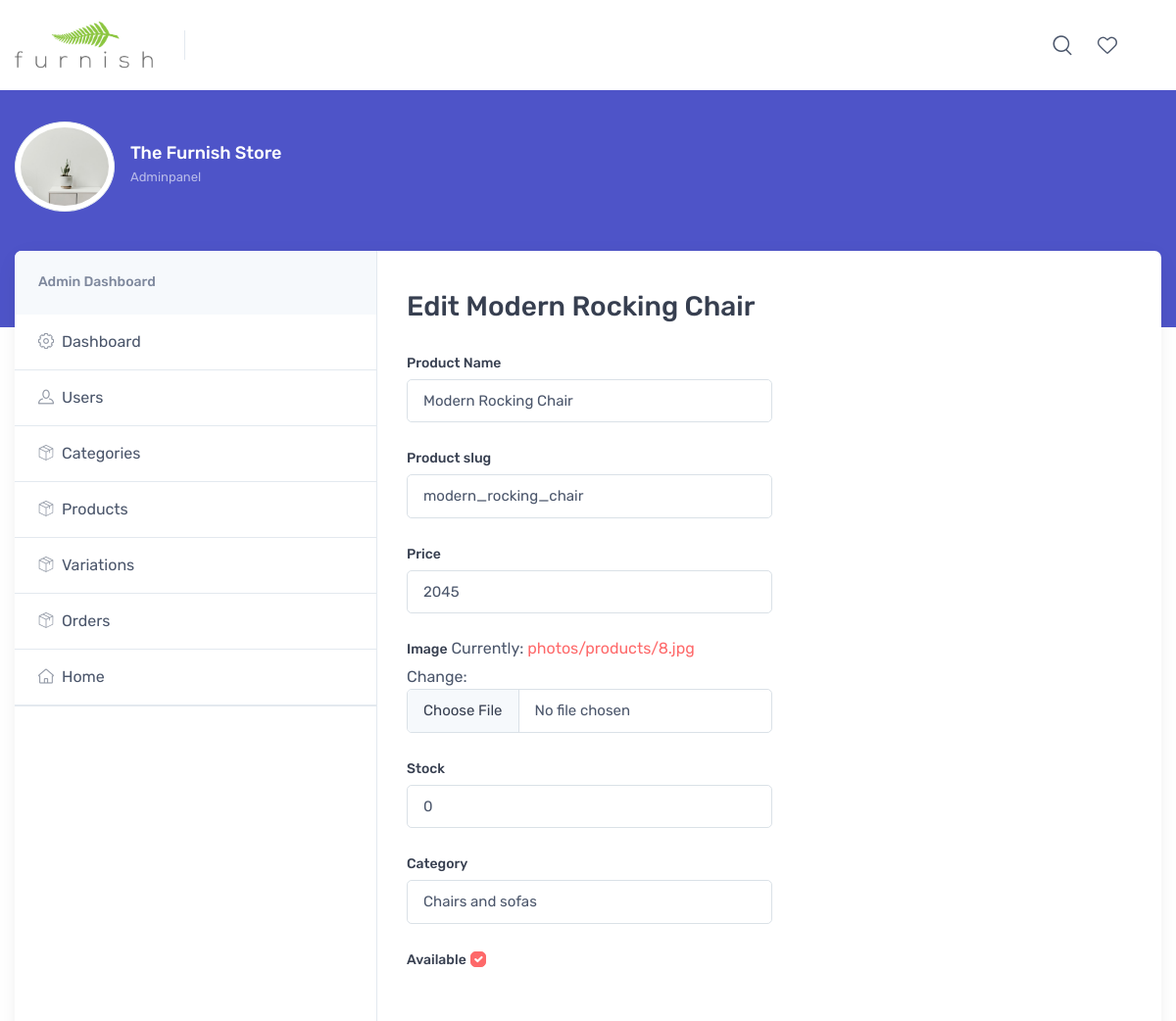
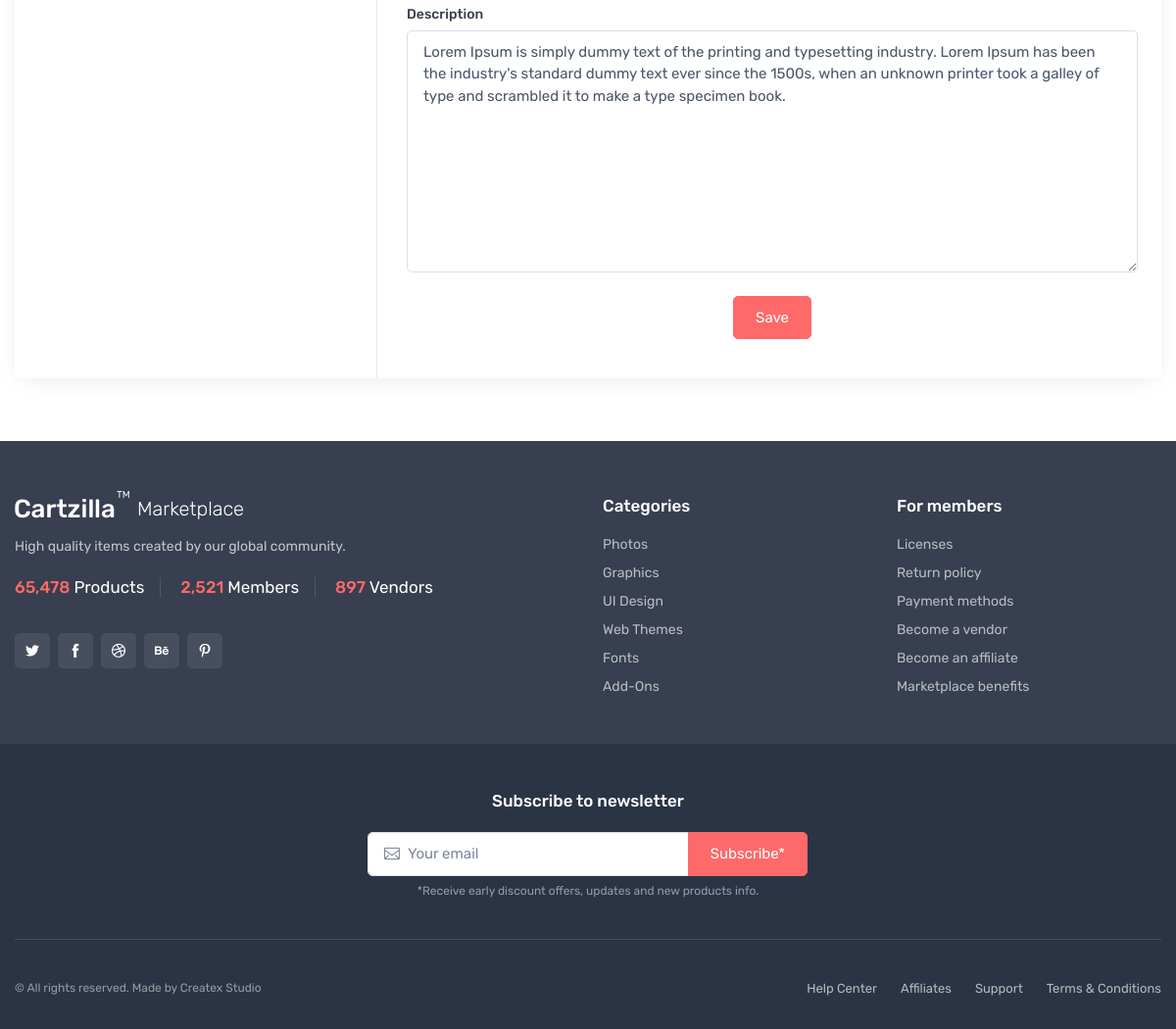
/adminpanel/edit_product/2/ (signed in), run on the app's committed database (2 pictures, top to bottom).
### store/models.py (models this page shows, shortened)
class Product(models.Model):
    product_name    = models.CharField(max_length=200, unique=True)
    slug            = models.SlugField(max_length=200, unique=True)
    description     = models.TextField(max_length=500, blank=True)
    price           = models.IntegerField()
    images          = models.ImageField(upload_to='photos/products')
    stock           = models.IntegerField()
    is_available    = models.BooleanField(default=True)
    category        = models.ForeignKey(Categorie, on_delete=models.CASCADE)
    created_date    = models.DateTimeField(auto_now_add=True)
    modified_date   = models.DateTimeField(auto_now=True)

### adminpanel/views.py (the view, shortened to what this page needs)
# urls.py: path('edit_product/<int:product_id>/',views.edit_product,name='edit_product'),
@login_required(login_url='login')
@user_passes_test(lambda u: u.is_superuser, login_url='home')
def edit_product(request, product_id):
    product = Product.objects.get(id=product_id)
    form = ProductForm(instance=product)
    context = {
        'product': product,
        'form': form
    }
    return render(request, 'adminpanel/dashboard-edit-product.html', context)

### adminpanel/forms.py
class ProductForm(forms.ModelForm):
    class Meta:
        model = Product
        fields = ['product_name', 'slug', 'description', 'price', 'images', 'stock', 'is_available', 'category', ]
    def __init__(self, *args, **kwargs):
        super(ProductForm, self).__init__(*args, **kwargs)
        for field in self.fields:
            self.fields[field].widget.attrs['class'] = 'form-control'
        self.fields['is_available'].widget.attrs['class'] = 'ml-2 mt-1 form-check-input'

### cart/context_processors.py (called while the page is built, shortened)
def counter(request):
    cart_count = 0
    if 'admin' in request.path:
        return {}
    return dict(cart_count=cart_count)

def wish_counter(request):
    wish_count = 0
    if 'admin' in request.path:
        return {}
    return dict(wish_count=wish_count)

### category/context_processors.py (called while the page is built)
def menu_links(request):
    links = Categorie.objects.all()
    return dict(links=links)

### category/models.py (called while the page is built)
    def __str__(self):
        return self.category_name

### templates/adminpanel/dashboard-edit-product.html (shortened to what this page needs)
{% extends 'adminpanel/dashboard-base.html'%}
            {% block content %}
            {% load static %}
            <section class="col-lg-8 pt-lg-4 pb-4 mb-3">
              <div class="pt-2 px-4 ps-lg-0 pe-xl-5">
                <div class="d-sm-flex flex-wrap justify-content-between align-items-center pb-2">
                  <h2 class="h3 py-2 me-2 text-center text-sm-start">Edit {{product.product_name}}</h2>
                </div>
                <form action="{% url 'edit_product' product.id %}" method="POST" enctype="multipart/form-data">
                    <div class="form-row ">
                      <div class="form-group col-md-6 ">
                        <label class="form-label" for="unp-product-description">Product Name</label>
                        {{ form.product_name }}
                      </div>
                        <br>
                        <div class="form-group col-md-6 ">
                            <label class="form-label" for="unp-product-description">Product slug</label>
                          {{ form.slug }}
                        </div>
                        <br>
                    </div>
                    <div class="form-row">
                      <div class="form-group col-md-6">
                        <label class="form-label" for="unp-product-description">Price</label>
                        {{ form.price }}
                      </div>
                      <br>
                      <div class="form-group col-md-6">
                        <label class="form-label" for="unp-product-description">Image</label>
                        {{ form.images }}
                      </div>
                      <br>
                      <div class="form-group col-md-6">
                        <label class="form-label" for="unp-product-description">Stock</label>
                        {{ form.stock }}
                      </div>
                      <br>
                      <div class="form-group col-md-6">
                        <label class="form-label" for="unp-product-description">Category</label>
                        {{ form.category }}
                      </div>
                      <br>
                      <div class="form-group col-md-6">
                        <label class="form-label" for="unp-product-description">Available</label>
                        {{ form.is_available }}
                      </div>
                      <br>
                    </div>
                    <br>
                    <div class="form-group">
                        <label class="form-label" for="unp-product-description">Description</label>
                      {{ form.description }}
                    </div>
                    <br>
                    <div class="text-center">
                      <button type="submit" class="btn btn-primary">Save</button>
                    </div>
                  </form>
              </div>
            </section>
          </div>
        </div>
      </div>
    </main>
    {% endblock content%}

### data on the page
Product: product_name "Modern Rocking Chair", slug "modern_rocking_chair", price "2045", stock "0", category "Chairs and sofas", is_available "☑", description "Lorem Ipsum is simply dummy text of the printing and typesetting industry. Lorem Ipsum has been the industry's standard dummy text ever since the 1500s, when an unknown printer took a galley of type and scrambled it to make a type specimen book."
